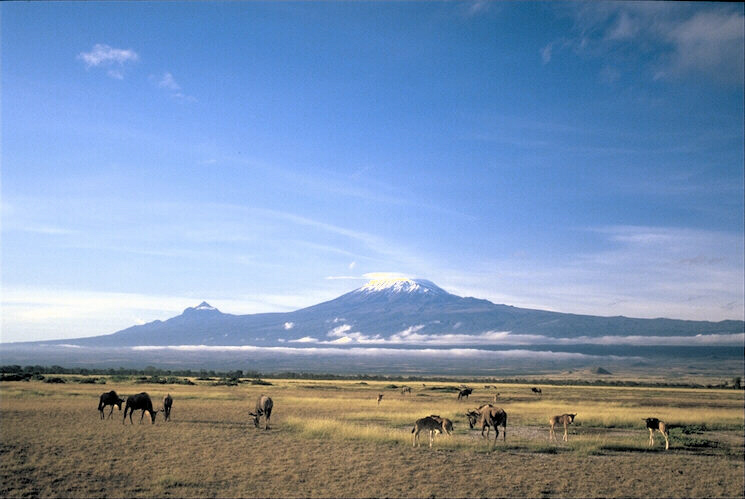
//> input picture ContrastEnhancement/testImage.bmp, 745 x 499 px
$ ./ContrastEnhancement   (built with g++ and OpenCV 4)
//> lines starting //> are read from the running program, lines starting //| are printed output that depends on the picture; after the words box and inside, x2 and y2 are one past the last pixel; in counts of white or black regions, pixels touching at a corner belong together
### ContrastEnhancement/linklist.h
//using namespace std;
#ifndef _LINKLIST_H_
#define _LINKLIST_H_

#include <iostream>

using namespace std;
class linklist
{
	private:
	  struct node
         {
            int data;
			int position;
			node *link;
         }*p;


    public:
		struct values
		{
			int pos;
			float col;
		};

		 linklist();
         void append( int pos ,int val);
         void add_as_first( int val, int pos);
         void addafter( int val,int pos,int pos2);
         void del();
         void display();
		 int* retValues();
		 int* retNeighbours(int pos);
		 int seekIndex(int pos);
		 void modify(int pos, int val);
         int count();
         ~linklist();
};
#endif

### ContrastEnhancement/linklist.cpp
#include "linklist.h"
using namespace std;

linklist::linklist()
{
     p=NULL;
}

// [169 lines left out: functions append, add_as_first, addafter, del, display, count and 4 more, not called in this run]
linklist::~linklist()
{
     node *q;
   if( p == NULL )
        return;

   while( p != NULL )
   {
        q = p->link;
      delete p;
      p = q;
   }
}

### ContrastEnhancement/ContrastEnhancement.cpp
#define GLUT_DISABLE_ATEXIT_HACK
#include <iostream>
#include <windows.h>
#include <opencv/cv.h>
#include <opencv/highgui.h>
#include <string>
#include <math.h>
#include "linklist.h"
#include<GL\glut.h>

#define image "testImage.bmp"
#define xOfset 20
#define yOfset 20

GLuint main_window;
linklist redList,greenList,blueList;
int mouseX=0,mouseY=0;
bool red=false,green=false,blue=false;
IplImage *img=0;
IplImage *dstimg=0;
int width,height;
int glWinWidth =300;
int glWinHeight=300;

enum colors
{
    RED=0,
    GREEN,
    BLUE
};

IplImage* DrawHistogram(CvHistogram *hist,float scaleX,float  scaleY,CvScalar color)
{
    // Find the maximum value of the histogram to scale
    // other values accordingly
    float histMax = 0;
    cvGetMinMaxHistValue(hist, 0, &histMax, 0, 0);

    // Create a new blank image based on scaleX and scaleY
    IplImage* imgHist = cvCreateImage(cvSize(256*scaleX, 64*scaleY), 8 ,1);
    cvZero(imgHist);

    // Go through each bin
    for(int i=0;i<255;i++)
    {
        float histValue = cvQueryHistValue_1D(hist, i);		// Get value for the current bin...
        float nextValue = cvQueryHistValue_1D(hist, i+1);	// ... and the next bin

        // Calculate the four points of the polygon that these two
        // bins enclose
        CvPoint pt1 = cvPoint(i*scaleX, 64*scaleY);
        CvPoint pt2 = cvPoint(i*scaleX+scaleX, 64*scaleY);
        CvPoint pt3 = cvPoint(i*scaleX+scaleX, (64-nextValue*64/histMax)*scaleY);
        CvPoint pt4 = cvPoint(i*scaleX, (64-histValue*64/histMax)*scaleY);

        // A close convex polygon
        int numPts = 5;
        CvPoint pts[] = {pt1, pt2, pt3, pt4, pt1};

        // Draw it to the image
        cvFillConvexPoly(imgHist, pts, numPts, cvScalar(255));
    }

    // Return it... make sure you delete it once you're done!
    return imgHist;
}
void initOpenCV()
{
  int hist_size = 256;
  float range[] = {0,256};
  float *ranges[] = {range};

  IplImage *red_img;
  IplImage *green_img;
  IplImage *blue_img;

  CvHistogram* hist_red = cvCreateHist(1, &hist_size, CV_HIST_ARRAY, ranges, 1);
  CvHistogram* hist_blue = cvCreateHist(1, &hist_size, CV_HIST_ARRAY, ranges, 1);
  CvHistogram* hist_green = cvCreateHist(1, &hist_size, CV_HIST_ARRAY, ranges, 1);


  img=cvLoadImage("testImage.bmp");
//> img is the input picture: 499 rows x 745 cols, CV_8UC3; mean B, G, R 175.9, 146.1, 124.1
  if(!img){
    printf("Could not load image file\n");
    //exit(0);
  }
  width=img->width;
//> width = 745
  height=img->height;
//> height = 499


   // create a window
  cvNamedWindow("mainWin", CV_WINDOW_AUTOSIZE);
  cvMoveWindow("mainWin", 100, 100);
  cvShowImage("mainWin", img);

  blue_img = cvCreateImage( cvGetSize(img), IPL_DEPTH_8U, 1 );
  green_img = cvCreateImage( cvGetSize(img), IPL_DEPTH_8U, 1 );
  red_img = cvCreateImage( cvGetSize(img), IPL_DEPTH_8U, 1 );

  cvCvtPixToPlane( img, blue_img, green_img, red_img, 0 );
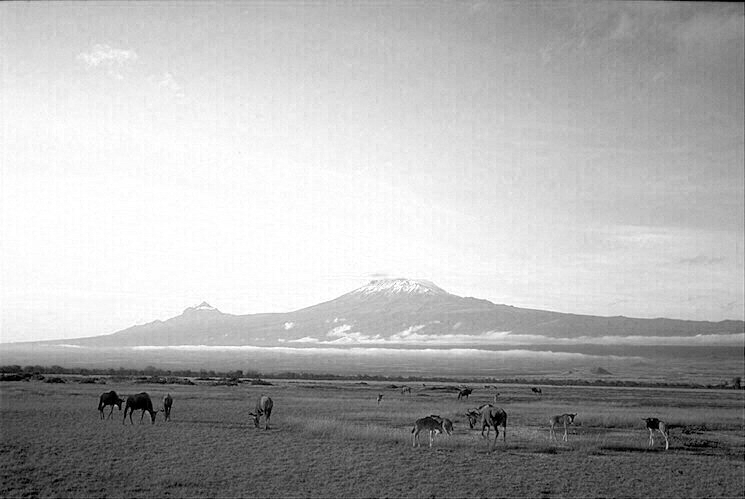
//> blue_img: 499 rows x 745 cols, CV_8UC1; min 0, max 255, mean 175.9
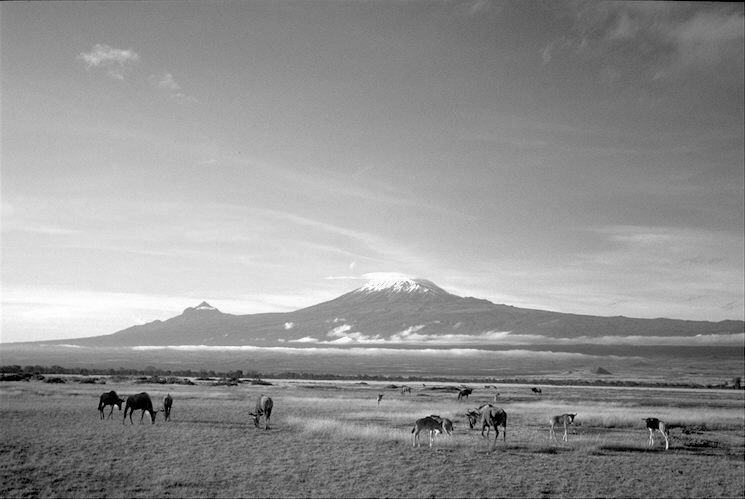
//> green_img: 499 rows x 745 cols, CV_8UC1; min 0, max 255, mean 146.1
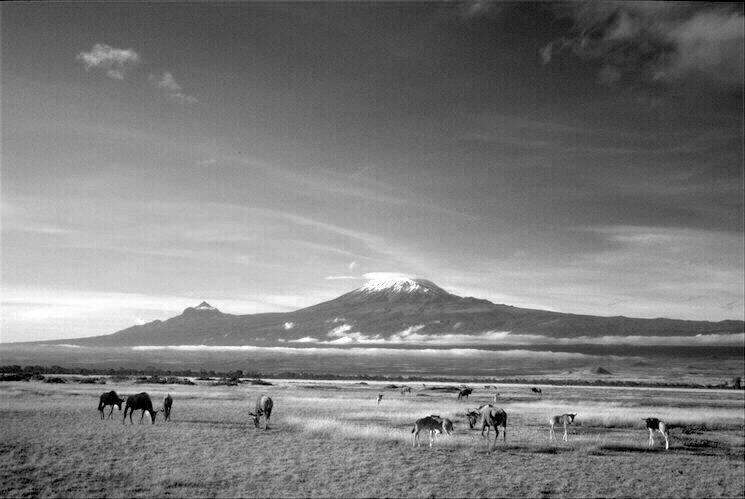
//> red_img: 499 rows x 745 cols, CV_8UC1; min 0, max 255, mean 124.1

  cvCalcHist( &red_img, hist_red, 0, NULL );
  cvCalcHist( &blue_img, hist_blue, 0, NULL );
  cvCalcHist( &green_img, hist_green, 0, NULL );

  CvScalar red=cvScalar(1.0,0.0,0.0);
  IplImage* imgHistRed = DrawHistogram(hist_red,1.0,1.0,red);
//> after the loop in DrawHistogram, `for(int i=0;i<255;i++)`:
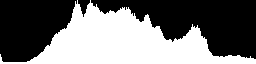
//> imgHist: 64 rows x 256 cols, CV_8UC1; 44.7% white; 1 white region, box (x1, y1, x2, y2) and area: (0, 0, 256, 64) 7330
  cvNamedWindow("redHist", CV_WINDOW_AUTOSIZE);
  cvMoveWindow("redHist", 260,260 );
  cvShowImage("redHist",imgHistRed);

  CvScalar green=cvScalar(0.0,1.0,0.0);
  IplImage* imgHistGreen = DrawHistogram(hist_green,1.0,1.0,green);
//> call 2 of DrawHistogram, with scaleX = 1, scaleY = 1, color = Scalar(0, 1)
//> after the loop in DrawHistogram (call 2), `for(int i=0;i<255;i++)`:
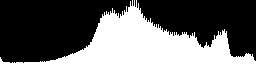
//> imgHist: 64 rows x 256 cols, CV_8UC1; 36.4% white; 1 white region, box (x1, y1, x2, y2) and area: (0, 0, 256, 64) 5957
  cvNamedWindow("GreenHist", CV_WINDOW_AUTOSIZE);
  cvMoveWindow("GreenHist", 260,360 );
  cvShowImage("GreenHist",imgHistGreen);

  CvScalar blue=cvScalar(0.0,0.0,1.0);
  IplImage* imgHistBlue = DrawHistogram(hist_blue,1.0,1.0,blue);
//> call 3 of DrawHistogram, with scaleX = 1, scaleY = 1, color = Scalar(0, 0, 1)
//> after the loop in DrawHistogram (call 3), `for(int i=0;i<255;i++)`:
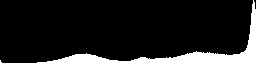
//> imgHist: 64 rows x 256 cols, CV_8UC1; 12.2% white; 1 white region, box (x1, y1, x2, y2) and area: (0, 0, 256, 64) 1999
  cvNamedWindow("BlueHist", CV_WINDOW_AUTOSIZE);
  cvMoveWindow("BlueHist", 260,460 );
  cvShowImage("BlueHist",imgHistBlue);
}
// [319 lines left out: functions interpolate, mapColor, showResults, reshape, initialiseTF, drawTFLine and 6 more, not called in this run]

// added to run one function of the file
int main() { initOpenCV(); }
